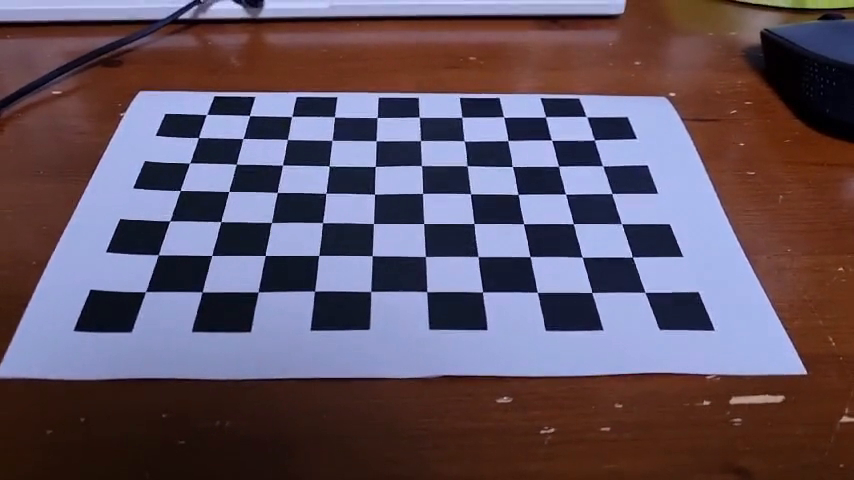
#> input picture frame 139 of chessboard.avi, 854 x 480 px
$ python Visual_Impact_Gauge.py
#> lines starting #> are read from the running program, lines starting #| are printed output that depends on the picture; after the words box and inside, x2 and y2 are one past the last pixel; in counts of white or black regions, pixels touching at a corner belong together
import numpy as np
import cv2 as cv

# The given video and calibration data
video_file = r"C:\Users\samsung\Downloads\chessboard.avi"
K = np.array([[432.7390364738057, 0, 476.0614994349778],
              [0, 431.2395555913084, 288.7602152621297],
              [0, 0, 1]])
dist_coeff = np.array([-0.2852754904152874, 0.1016466459919075, -0.0004420196146339175, 0.0001149909868437517, -0.01803978785585194])
board_pattern = (10, 7)
board_cellsize = 0.025
board_criteria = cv.CALIB_CB_ADAPTIVE_THRESH + cv.CALIB_CB_NORMALIZE_IMAGE + cv.CALIB_CB_FAST_CHECK

# Open a video
video = cv.VideoCapture(video_file)
assert video.isOpened(), 'Cannot read the given input, ' + video_file

# Prepare a 3D box for simple AR (modify to create a cube)
cube_lower = board_cellsize * np.array([[3.5, 2.5, 0], [5.5, 2.5, 0], [5.5, 4.5, 0], [3.5, 4.5, 0],
                                        [3.5, 2.5, -1], [5.5, 2.5, -1], [5.5, 4.5, -1], [3.5, 4.5, -1]])
cube_upper = board_cellsize * np.array([[3.5, 2.5, -1], [5.5, 2.5, -1], [5.5, 4.5, -1], [3.5, 4.5, -1],
                                        [3.5, 2.5, -2], [5.5, 2.5, -2], [5.5, 4.5, -2], [3.5, 4.5, -2]])

# Prepare 3D points on a chessboard
obj_points = board_cellsize * np.array([[c, r, 0] for r in range(board_pattern[1]) for c in range(board_pattern[0])])

# Run pose estimation
while True:
    # Read an image from the video
    valid, img = video.read()
#> img is the input picture: shape (480, 854, 3); mean B, G, R 98.4, 83.6, 98.1
    if not valid:
        break

    # Estimate the camera pose
    success, img_points = cv.findChessboardCorners(img, board_pattern, board_criteria)
#> success = True; img_points = 70 rows, first 8: [645, 292.4], [591.7, 292.5], [537.3, 292.3], [482.5, 291.9], [426.7, 291.6], [370.7, 291.4], [314.6, 291.2], [258.2, 291.9]
    if success:
        ret, rvec, tvec = cv.solvePnP(obj_points, img_points, K, dist_coeff)
#> ret = True; rvec = [-0.27, 1.03, 2.88]; tvec = [0.0804, 0.00387, 0.189]

        # Draw the cube on the image
        cube_lower_projected, _ = cv.projectPoints(cube_lower, rvec, tvec, K, dist_coeff)
#> cube_lower_projected = [[448.7, 201.2], [347.1, 200.5], [355.1, 146.1], [441.7, 147.6], [454.1, 159.4], [344, 157.7], [353.9, 107.5], [445.9, 109.6]]
        cube_upper_projected, _ = cv.projectPoints(cube_upper, rvec, tvec, K, dist_coeff)
#> cube_upper_projected = [[454.1, 159.4], [344, 157.7], [353.9, 107.5], [445.9, 109.6], [460.6, 111.2], [341.4, 108.5], [353.2, 64.99], [450.9, 67.9]]
        for i in range(4):
            cv.line(img, tuple(map(int, cube_lower_projected[i].ravel())),
                    tuple(map(int, cube_lower_projected[(i + 1) % 4].ravel())), (255, 0, 0), 2)
            cv.line(img, tuple(map(int, cube_upper_projected[i].ravel())),
                    tuple(map(int, cube_upper_projected[(i + 1) % 4].ravel())), (0, 0, 255), 2)
            cv.line(img, tuple(map(int, cube_lower_projected[i].ravel())),
                    tuple(map(int, cube_upper_projected[i].ravel())), (0, 255, 0), 2)
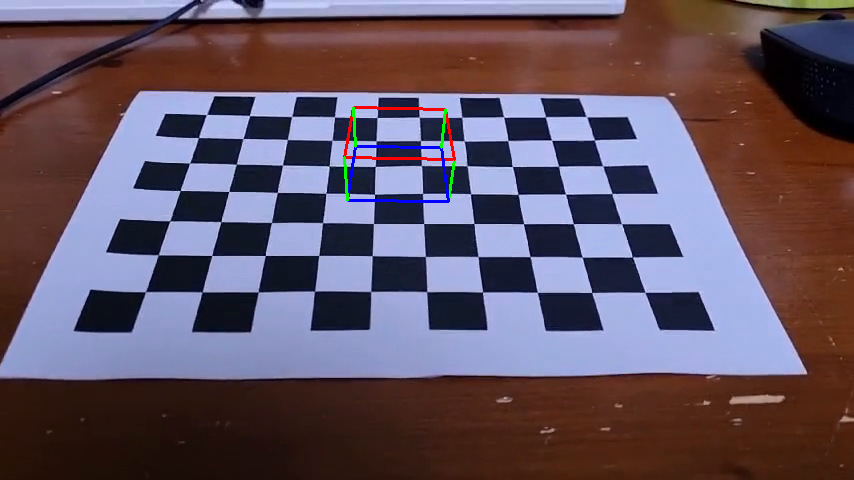
#> img: shape (480, 854, 3); 0.53% of pixels changed, all inside (x1, y1, x2, y2) = (343, 106, 456, 203)

        # Print the camera position
        R, _ = cv.Rodrigues(rvec)
#> R = [[-0.982, -0.128, -0.14], [0.0103, -0.773, 0.634], [-0.189, 0.622, 0.76]]
        p = (-R.T @ tvec).flatten()
#> p = [0.115, -0.104, -0.135]
        info = f'XYZ: [{p[0]:.3f} {p[1]:.3f} {p[2]:.3f}]'
#> info = 'XYZ: [0.115 -0.104 -0.135]'
        cv.putText(img, info, (10, 25), cv.FONT_HERSHEY_DUPLEX, 0.6, (0, 255, 0))
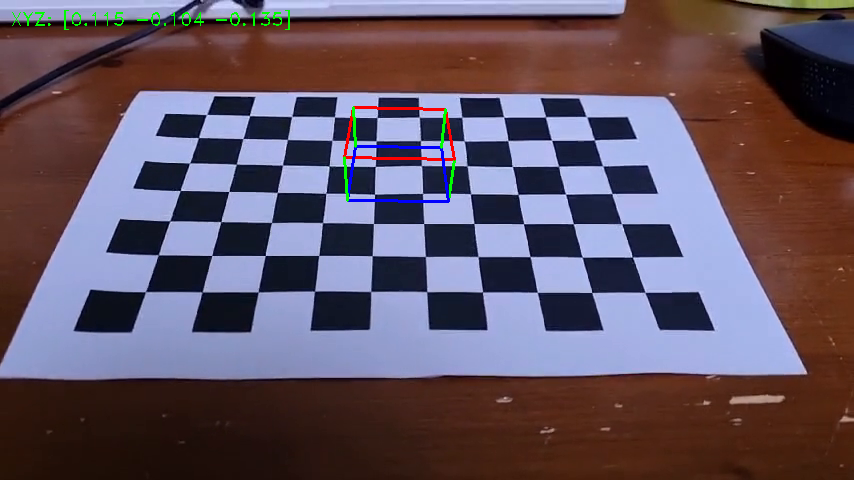
#> img: shape (480, 854, 3); 0.19% of pixels changed, all inside (x1, y1, x2, y2) = (12, 10, 290, 30)

    # Show the image and process the key event
    cv.imshow('Pose Estimation (Chessboard)', img)
    key = cv.waitKey(10)
#> (key Esc is pressed here)
    if key == ord(' '):
        key = cv.waitKey()
    if key == 27: # ESC
        break

video.release()
cv.destroyAllWindows()

$ run again, starting later in the video
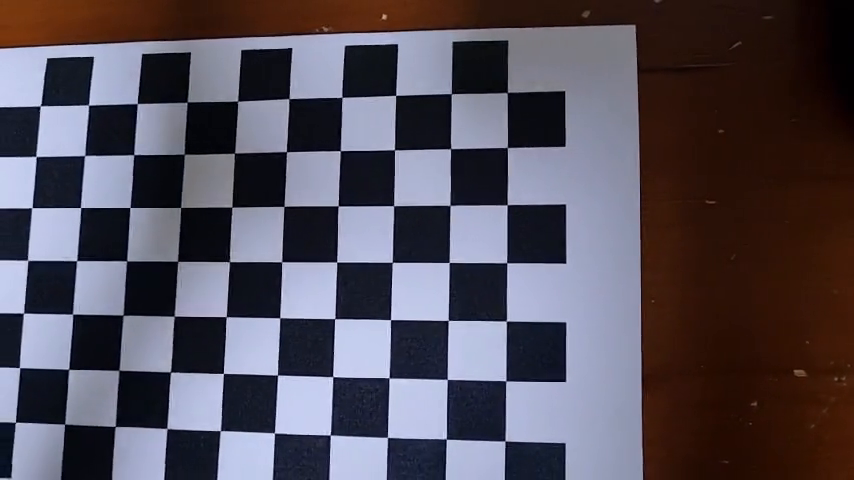
#> input picture frame 625 of chessboard.avi, 854 x 480 px
#> img is the input picture: shape (480, 854, 3); mean B, G, R 89.6, 78.9, 84.8
#> success = True; img_points = 70 rows, first 8: [504.9, 440.9], [446.2, 438.9], [387.5, 437.4], [330.1, 434.9], [274.3, 433.1], [220.3, 430.8], [167, 428.4], [115.4, 426.4]
#> ret = True; rvec = [-0.421, 0.0808, 3.12]; tvec = [0.0133, 0.0638, 0.19]
#> cube_lower_projected = [[303.4, 289.9], [191.1, 288.7], [199.9, 173.8], [308.8, 173.4], [294.6, 286.6], [167.3, 285.2], [179.4, 154.7], [302.1, 153.2]]
#> cube_upper_projected = [[294.6, 286.6], [167.3, 285.2], [179.4, 154.7], [302.1, 153.2], [282.7, 282], [136.2, 280.5], [153.2, 129.9], [293.6, 126.3]]
#> after the loop `for i in range(4):`:
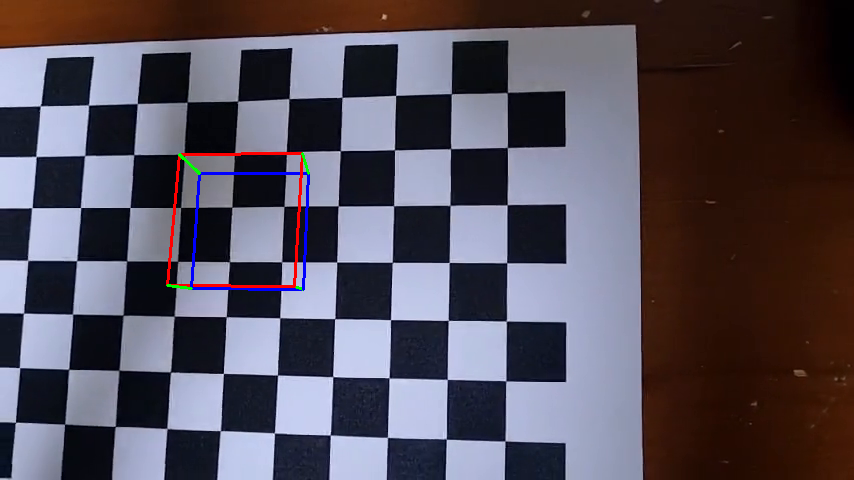
#> img: shape (480, 854, 3); 0.73% of pixels changed, all inside (x1, y1, x2, y2) = (166, 152, 310, 291)
#> R = [[-0.964, -0.00397, -0.265], [-0.0098, -0.999, 0.0505], [-0.265, 0.0513, 0.963]]
#> p = [0.0639, 0.054, -0.183]
#> info = 'XYZ: [0.064 0.054 -0.183]'
#> `cv.putText(img, info, (10, 25), cv.FONT_HERSHEY_DUPLEX, 0.6, (0, 255, ..`:
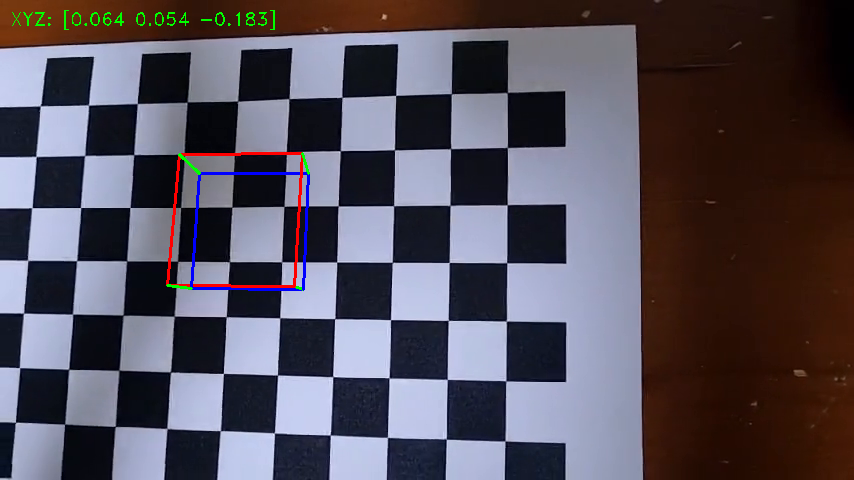
#> img: shape (480, 854, 3); 0.21% of pixels changed, all inside (x1, y1, x2, y2) = (12, 10, 275, 30)
